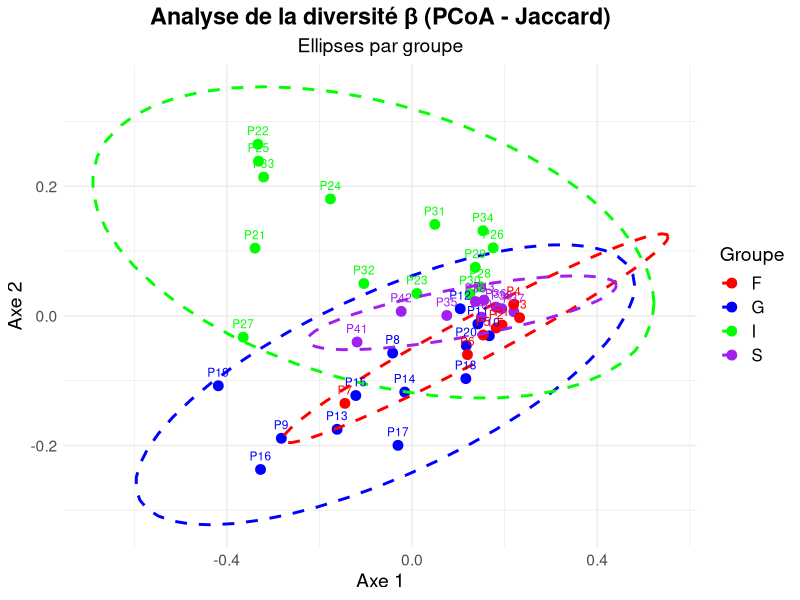
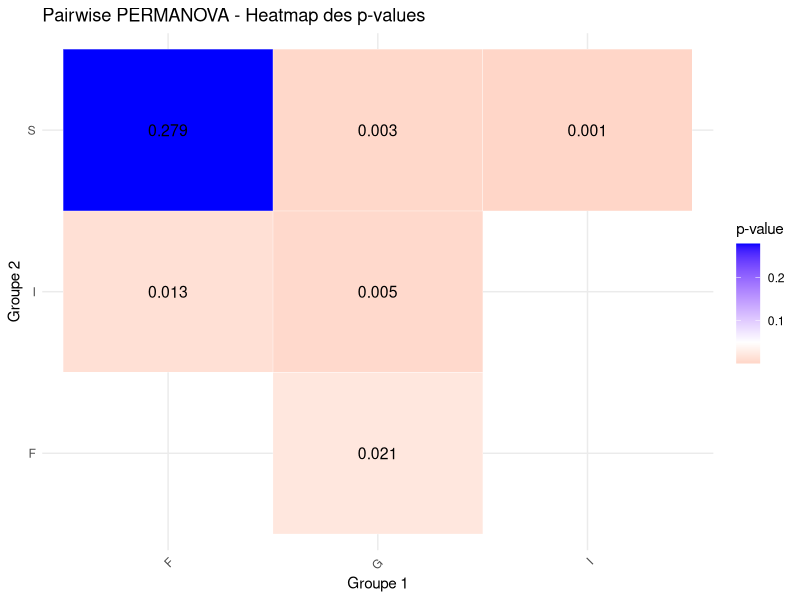

Write R code to recreate these figures, in order.
# Packages
library(tidyverse)
library(vegan)       # for beta-diversity
library(broom)       # to format results
library(ggplot2)

# 1. Load matrix
mat <- read.delim("taxa_presence_absence_min10.tsv", row.names = 1, check.names = FALSE)

# 2. Transpose: row = sample, columns = taxa
mat_t <- t(mat)

# 3. Clean: remove empty lines
sums <- rowSums(mat_t)
mat_t_nonempty <- mat_t[sums > 0, ]

# 4. Calculate Jaccard distance (binary)
dist_jaccard <- vegdist(mat_t_nonempty, method = "jaccard", binary = TRUE)

# 5. Performing a PCoA (classic ordination)
pcoa_res <- cmdscale(dist_jaccard, k = 2, eig = TRUE)

# 6. Create DataFrame for ggplot
df_plot <- as.data.frame(pcoa_res$points)
df_plot$Sample <- rownames(df_plot)

# Add groups according to samples
df_plot$Group <- case_when(
  df_plot$Sample %in% paste0("P", 1:7)   ~ "F",
  df_plot$Sample %in% paste0("P", 8:20)  ~ "G",
  df_plot$Sample %in% paste0("P", 21:34) ~ "I",
  df_plot$Sample %in% paste0("P", 35:43) ~ "S",
  TRUE ~ "Autre"
)

# 7. View PCoA with enhancements
pcoa_plot <- ggplot(df_plot, aes(x = V1, y = V2, color = Group, label = Sample)) +
  geom_point(size = 3) +
  stat_ellipse(type = "norm", linetype = "dashed", linewidth = 1) +
  geom_text(vjust = -1, size = 3, show.legend = FALSE) +
  scale_color_manual(values = c("F" = "red", "G" = "blue", "I" = "green", "S" = "purple")) +
  labs(title = "Analyse de la diversité β (PCoA - Jaccard)",
       subtitle = "Ellipses par groupe",
       x = "Axe 1", y = "Axe 2", color = "Groupe") +
  theme_minimal() +
  theme(
    text = element_text(size = 14),
    legend.title = element_text(size = 14),
    legend.text = element_text(size = 12),
    legend.position = "right",
    plot.title = element_text(hjust = 0.5, face = "bold"),
    plot.subtitle = element_text(hjust = 0.5)
  )

print(pcoa_plot)

# 8. PERMANOVA
permanova_res <- adonis2(dist_jaccard ~ Group, data = df_plot)
print(permanova_res)

# 9. Dispersion homogeneity test
betadisp_res <- betadisper(dist_jaccard, df_plot$Group)
anova_disp <- anova(betadisp_res)
print(anova_disp)

# 10. Automatic summary of results
summary_table <- tibble(
  Test = c("PERMANOVA", "Dispersion"),
  `R2 / F value` = c(permanova_res$R2[1], anova_disp$`F value`[1]),
  `p-value` = c(permanova_res$`Pr(>F)`[1], anova_disp$"Pr(>F)"[1])
)

print(summary_table)

## Test pairwise PERMANOVA

# 1. Create a function for PERMANOVA between 2 groups
pairwise_permanova <- function(data_matrix, grouping_vector) {
  combinaisons <- combn(unique(grouping_vector), 2, simplify = FALSE)
  
  resultats <- lapply(combinaisons, function(pair) {
    idx <- grouping_vector %in% pair
    subset_matrix <- data_matrix[idx, ]
    subset_group <- grouping_vector[idx]
    dist_subset <- vegdist(subset_matrix, method = "jaccard", binary = TRUE)
    mod <- adonis2(dist_subset ~ subset_group)
    tibble(
      Group1 = pair[1],
      Group2 = pair[2],
      R2 = mod$R2[1],
      F_value = mod$F[1],
      p_value = mod$`Pr(>F)`[1]
    )
  })
  
  bind_rows(resultats)
}

# 2. Use the function
results_pairwise <- pairwise_permanova(mat_t_nonempty, df_plot$Group)

# 3. See results
print(results_pairwise)

## Heatmap

# 1. Preparing data for the heatmap
heatmap_data <- results_pairwise %>%
  mutate(Significant = ifelse(p_value < 0.05, "Significant", "Not Significant"))

# 2. Making the heatmap
heatmap_plot <- ggplot(heatmap_data, aes(x = Group1, y = Group2, fill = p_value)) +
  geom_tile(color = "white") +
  geom_text(aes(label = round(p_value, 3)), size = 4) +
  scale_fill_gradient2(low = "red", mid = "white", high = "blue", midpoint = 0.05, name = "p-value") +
  labs(title = "Pairwise PERMANOVA - Heatmap des p-values",
       x = "Groupe 1",
       y = "Groupe 2") +
  theme_minimal() +
  theme(axis.text.x = element_text(angle = 45, hjust = 1))

print(heatmap_plot)
